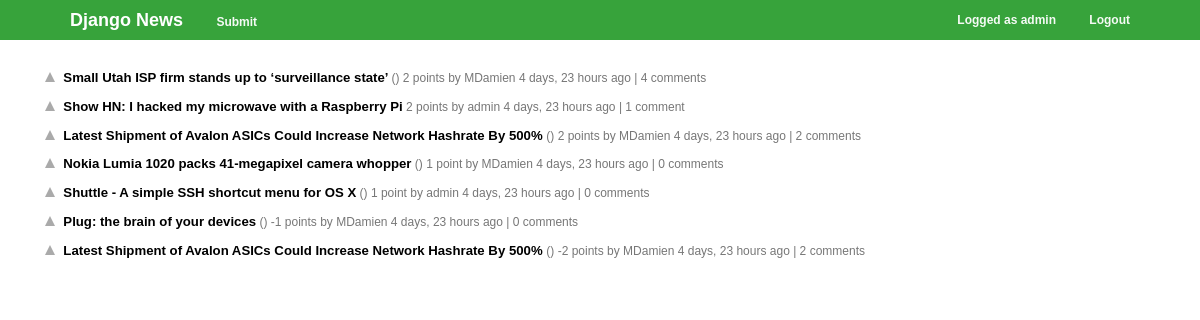
The app's page / (signed in) with its own data.
### posts/models.py (models this page shows, shortened)
class Post(models.Model):
    title = models.CharField(max_length=200)
    user = models.ForeignKey(User)
    date = models.DateTimeField(auto_now_add=True)
    link = models.URLField(max_length=600, blank=True)
    text = models.TextField(blank=True)
    def score(self):
        return Vote.objects.filter(post=self,upvote=True).count() - Vote.objects.filter(post=self,upvote=False).count()
    def comments_count(self):
        return Comment.objects.filter(post=self).count()
    def get_domain(self):
        return urlparse(self.link).netloc

### posts/views.py (the view)
# urls.py: url(r'^$', views.index),
def index(request):
	posts = list(Post.objects.all())
	posts.sort(key=Post.score,reverse=True)
	paginator = Paginator(posts, 50)
	page = request.GET.get('p')
	try:
		posts = paginator.page(page)
	except PageNotAnInteger:
		posts = paginator.page(1)
	except EmptyPage:
		posts = paginator.page(paginator.num_pages)
	return render(request, 'posts/index.html', {'posts': posts})

### posts/templates/posts/index.html (shortened to what this page needs)
{% extends "posts/base.html" %}
{% block content %}
{% for post in posts %}
<ol class="posts">
<li >{% include "posts/post.html" with post=post %}</li>
</ol>
{% endfor %}
{% endblock %}

### posts/templates/posts/base.html (shortened to what this page needs)
{% load staticfiles %}
<!DOCTYPE html>
<html>
<head>
  <link rel='stylesheet' href='{% static 'css/style.css' %}' type='text/css' media='screen'/>
</head>
<body>
  <div id="header-background">
    <header>
      <h2 class="logo"><a href="/">Django News</a></h2>
      <nav>
        {% if user.is_authenticated %}<a href="{% url 'posts.views.submit' %}">Submit</a>{% endif %}
        <span class="pull-right">
          {% if user.is_authenticated %}
          <a>Logged as {{user}}</a>
          <a href="{% url 'django.contrib.auth.views.logout' %}">Logout</a>
          {% else %}
          <a href="{% url 'socialauth_begin' 'github' %}">Login with GitHub</a>
          {% endif %}
        </span>
      </nav>
    </header>
  </div>
  <section id="content">
    {% block content %}{% endblock %}
  </section>
</body>
</html>

### posts/templates/posts/post.html
{% load humanize %}
<span class="post">
	<a href='{% url 'posts.views.upvote' post.pk %}' class='upvote' title='upvote' {% if not user.is_authenticated %} onclick="alert('You need to be logged to vote')" {% endif %}>vote up</a>
	{% if post.link %}
	<a class="link" href="{{ post.link }}">{{ post.title }}</a><span class="comhead"> ({{post.get_domain}}) </span>
	{% else %}
	<a class="link" href="{% url 'posts.views.details' post.pk %}">{{ post.title }}</a>
	{% endif %}
	<span class="score">
	{% with total=post.score %}
		{{ total }} point{{ total|pluralize }}
	{% endwith %}
	</span> by {{ post.user }} {{ post.date|naturaltime}}  | <a class="comments" href="{% url 'posts.views.details' post.pk %}">
	{% with total=post.comments_count %}
		{{ total }} comment{{ total|pluralize }}
	{% endwith %}</a>
</span>

### posts/static/css/style.css (style rules this page uses)
body { margin:0; font: 12px/1.4em Verdana,sans-serif; }
#header-background { background-color: rgb(55, 163, 59); margin-bottom: 30px; }
header,#content { max-width: 80rem; margin: 0px auto; }
header { height: 40px; line-height: 40px; padding-left: 70px; padding-right: 70px; clear: both; }
header h2 a { font-family: "Trebuchet MS",sans-serif; color: white; text-decoration: none; }
nav,header h2 { display: inline; margin-top:20px; }
nav a { color: rgba(255, 255, 255, 0.95); font-weight: bold; text-decoration: none; height: 100%; margin-left:30px; }
.pull-right { float: right; }
.upvote { text-indent: -999px; overflow: hidden; display: inline-block; border: 5px solid transparent; border-top: 0px; border-bottom: 10px solid #aaa; width: 0; height: 0; margin-left:5px; margin-right:5px; }
.posts li { margin-bottom: 7px; }
.posts { list-style-type: none; }
.post a { text-decoration: none; }
.post .link { color: black; font-weight: bold; font-size: 1.1em; }
.post, .post a { color: #777; }

### records on screen
Post: title "Small Utah ISP firm stands up to ‘surveillance state’", score "2", user "MDamien", date "4 days, 23 hours ago", comments_count "4"
Post: title "Show HN: I hacked my microwave with a Raspberry Pi", score "2", user "admin", date "4 days, 23 hours ago", comments_count "1"
Post: title "Latest Shipment of Avalon ASICs Could Increase Network Hashrate By 500%", score "2", user "MDamien", date "4 days, 23 hours ago", comments_count "2"
Post: title "Nokia Lumia 1020 packs 41-megapixel camera whopper", score "1", user "MDamien", date "4 days, 23 hours ago", comments_count "0"
Post: title "Shuttle - A simple SSH shortcut menu for OS X", score "1", user "admin", date "4 days, 23 hours ago", comments_count "0"
Post: title "Plug: the brain of your devices", score "-1", user "MDamien", date "4 days, 23 hours ago", comments_count "0"
Post: title "Latest Shipment of Avalon ASICs Could Increase Network Hashrate By 500%", score "-2", user "MDamien", date "4 days, 23 hours ago", comments_count "2"

### other values on screen
{{ user }} "admin"
